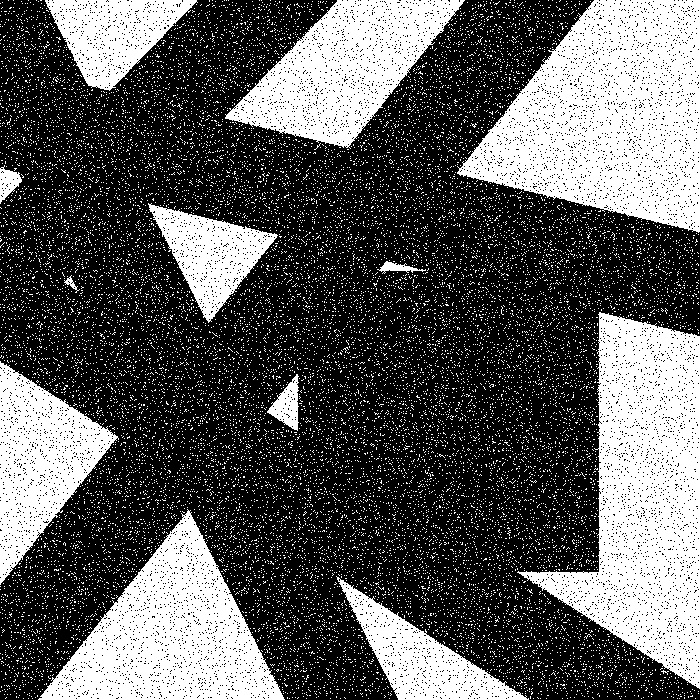
#> input picture helpers/test_img/img_kek2.png, 700 x 700 px
$ jupyter execute test_img.ipynb
#> lines starting #> are read from the running program, lines starting #| are printed output that depends on the picture; after the words box and inside, x2 and y2 are one past the last pixel; in counts of white or black regions, pixels touching at a corner belong together
#> further down, img is the input picture: shape (700, 700); min 0, max 255, mean 91
[cell 1]
import cv2
import numpy as np

[cell 2]
def remove_noise(img: np.ndarray, kernel_size: int = 3) -> np.ndarray:
        """
        Remove salt and pepper noise from an image using median filtering.

        Args:
            image (np.ndarray): The noisy input image.
            kernel_size (int): The size of the median filter kernel. Default is 3.

        Returns:
            np.ndarray: The cleaned image.
        """
#> called with kernel_size = 3
        cleaned_image = cv2.medianBlur(img, kernel_size)
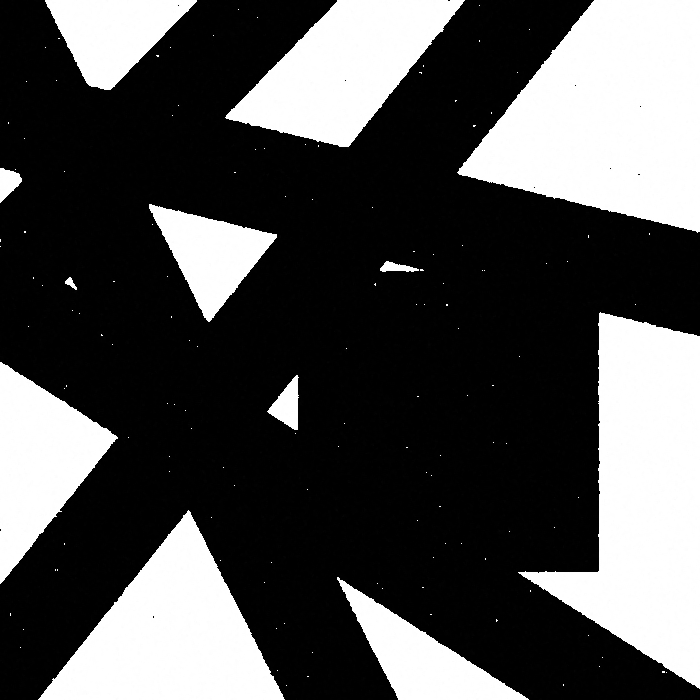
#> cleaned_image: shape (700, 700); min 0, max 255, mean 80
        cleaned_image = cv2.medianBlur(cleaned_image, kernel_size)
#> `_, img_thr = cv2.threshold(img, 128, 255, cv2.THRESH_BINARY)`: img_thr: shape (700, 700); 31.3% white; 17 white regions (5 under 20 px), largest, box (x1, y1, x2, y2) and area: (458, 0, 700, 232) 37594, (519, 313, 700, 689) 35816, (38, 511, 285, 700) 23526

        return cleaned_image

def get_lines_intersections(img: np.ndarray):
        """
        Find intersections of lines detected in the input image using the Hough Line Transform.

        Args:
            img (np.ndarray): Input image as a NumPy array.

        Returns:
            List[Tuple[int, int]]: A list of tuples containing (x, y) coordinates of intersections.
        """
        img_canny = cv2.Canny(img, 50, 150, apertureSize=3)
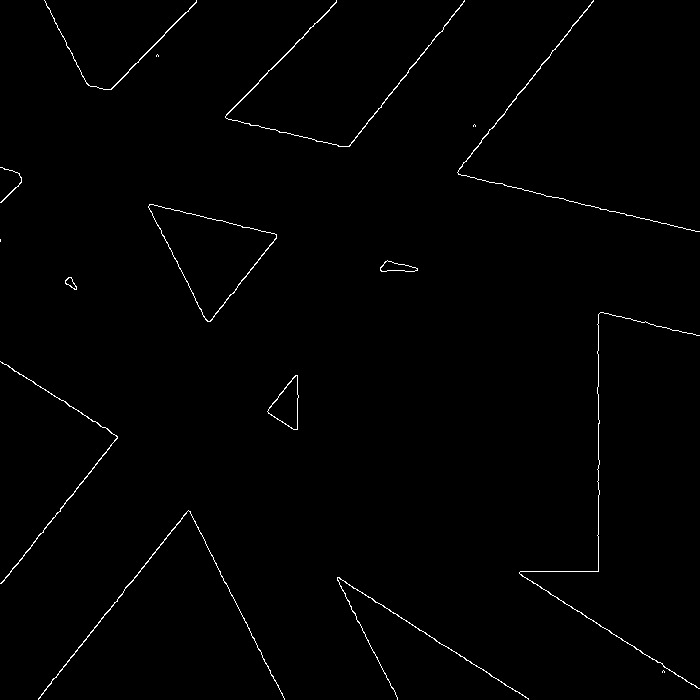
#> img_canny: shape (700, 700); 0.84% white in thin lines or dots
        lines = cv2.HoughLinesP(
            img_canny, 1, np.pi / 180, threshold=10, minLineLength=10, maxLineGap=2
        )
#> lines = 107 rows, first 6: [554, 49, 571, 28], [598, 386, 598, 354], [280, 60, 294, 46], [533, 192, 555, 197], [128, 585, 186, 512], [634, 647, 652, 659]

        height, width = img.shape
#> height = 700; width = 700
        # intersections = self.math_processor.find_intersections(lines, width, height)

        img_res = cv2.cvtColor(img, cv2.COLOR_GRAY2BGR)
        for line in lines:
            x1, y1, x2, y2 = line[0]
            cv2.line(img_res, (x1, y1), (x2, y2), (0, 0, 255), 2)
#> this loop made 107 passes
#> (x1, y1, x2, y2) on passes 1 to 12: (554, 49, 571, 28), (598, 386, 598, 354), (280, 60, 294, 46), (533, 192, 555, 197), (128, 585, 186, 512), (634, 647, 652, 659), (70, 497, 117, 437), (444, 645, 528, 699), (189, 511, 220, 572), (148, 207, 159, 228), (348, 146, 408, 72), (557, 598, 641, 651)
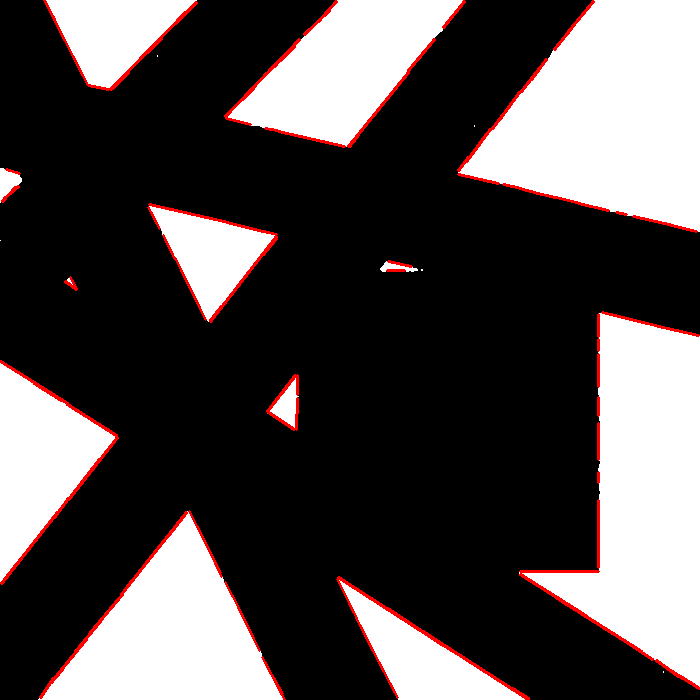
#> img_res: shape (700, 700, 3); mean B, G, R 76.9, 76.9, 82.5
        # for point in intersections:
        #     cv2.circle(img_res, point, 2, (0, 255, 0), 1)
        cv2.imshow("test", img_res)
        cv2.waitKey(0)
        cv2.destroyAllWindows()

        # return intersections

[cell 3]
img = cv2.imread('img_kek2.png', cv2.IMREAD_GRAYSCALE)
img = remove_noise(img)
_, img_thr = cv2.threshold(img, 128, 255, cv2.THRESH_BINARY)
get_lines_intersections(img_thr)
